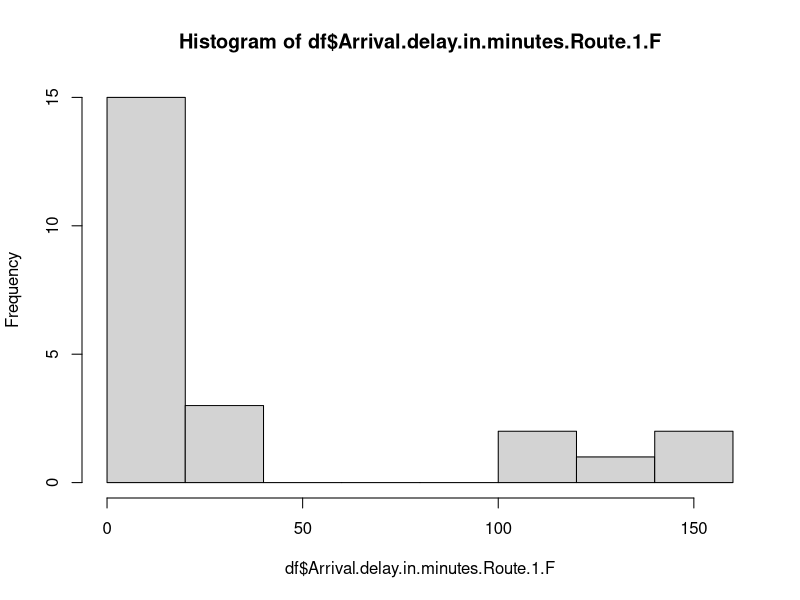
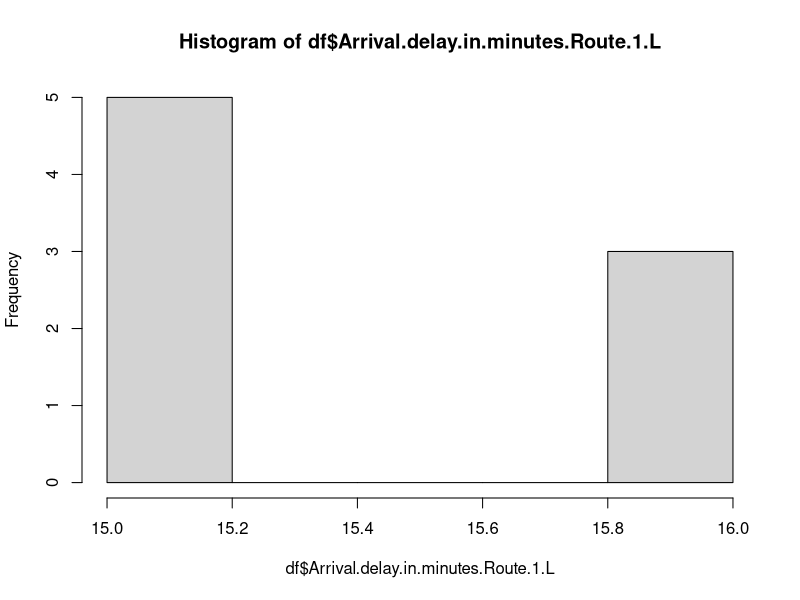

Reproduce these figures in R, in order. (Note: this script raises an error after producing the figures.)
library(readxl)
prepared_data3_delayed <- read_excel("Data/prepared_data3_delayed.xlsx")

df = data.frame(prepared_data3_delayed)

#Hypothesis 3
#tests for normal distribution Route 1
hist(df$Arrival.delay.in.minutes.Route.1.F)
hist(df$Arrival.delay.in.minutes.Route.1.L)

#compute means
describe(df$Arrival.delay.in.minutes.Route.1.F)
describe(df$Arrival.delay.in.minutes.Route.1.L)

#mann whitney test
wilcox.test(df$Arrival.delay.in.minutes.Route.1.F, df$Arrival.delay.in.minutes.Route.1.L, exact = FALSE, conf.int = TRUE)

#boxplot
boxplot(df$Arrival.delay.in.minutes.Route.1.F, df$Arrival.delay.in.minutes.Route.1.L, names=c("FlyUIBK", "LDA"))

#Hypothesis 4
#tests for normal distribution Route 2
hist(df$Arrival.delay.in.minutes.Route.2.F)
hist(df$Arrival.delay.in.minutes.Route.2.L)

#compute means
describe(df$Arrival.delay.in.minutes.Route.2.F)
describe(df$Arrival.delay.in.minutes.Route.2.L)

#mann whitney test
wilcox.test(df$Arrival.delay.in.minutes.Route.2.F, df$Arrival.delay.in.minutes.Route.2.L, exact = FALSE, conf.int = TRUE)

#boxplot
boxplot(df$Arrival.delay.in.minutes.Route.2.F, df$Arrival.delay.in.minutes.Route.2.L, names=c("FlyUBIK", "LDA"))

#Hypothesis 5
#tests for normal distribution Route 3
hist(df$Arrival.delay.in.minutes.Route.3.F)
hist(df$Arrival.delay.in.minutes.Route.3.L)

#compute means
describe(df$Arrival.delay.in.minutes.Route.3.F)
describe(df$Arrival.delay.in.minutes.Route.3.L)

#mann whitney test
wilcox.test(df$Arrival.delay.in.minutes.Route.3.F, df$Arrival.delay.in.minutes.Route.3.L, exact = FALSE, conf.int = TRUE)

#boxplot
boxplot(df$Arrival.delay.in.minutes.Route.3.F, df$Arrival.delay.in.minutes.Route.3.L, names=c("FlyUIBK", "LDA"))

#Hypothesis 6
#tests for normal distribution Route 4
hist(df$Arrival.delay.in.minutes.Route.4.F)
hist(df$Arrival.delay.in.minutes.Route.4.L)

#compute means
describe(df$Arrival.delay.in.minutes.Route.4.F)
describe(df$Arrival.delay.in.minutes.Route.4.L)

#mann whitney test
wilcox.test(df$Arrival.delay.in.minutes.Route.4.F, df$Arrival.delay.in.minutes.Route.4.L, exact = FALSE, conf.int = TRUE)

#boxplot
boxplot(df$Arrival.delay.in.minutes.Route.4.F, df$Arrival.delay.in.minutes.Route.4.L, names=c("FlyUIBK", "LDA"))
